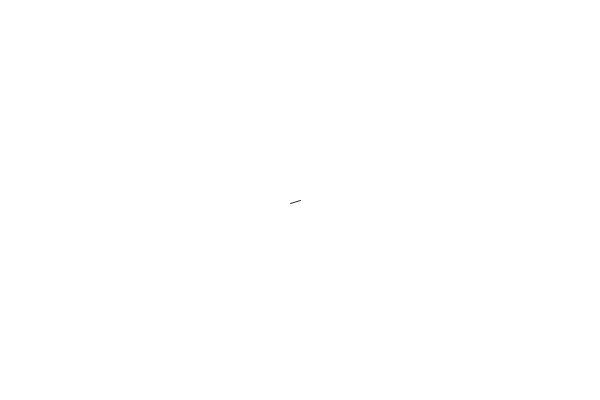
Frame 1 (no input)
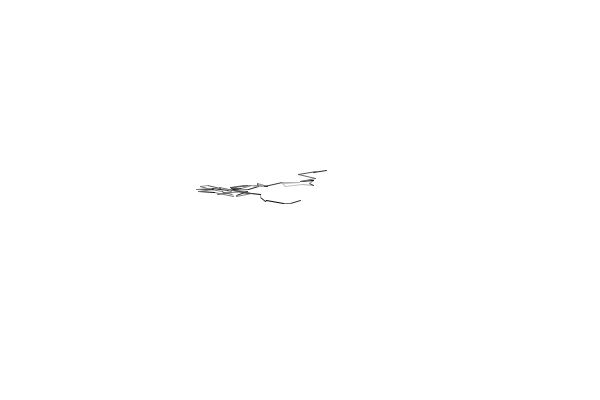
Frame 60 (the mouse pressed at the canvas centre just before this capture)
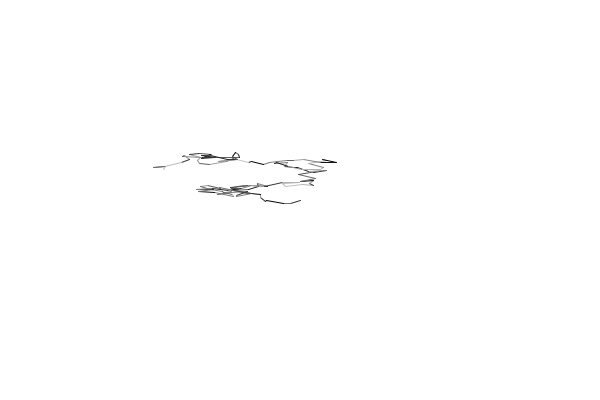
Frame 120 (the mouse held since frame 60 and released just before this capture)

The Processing sketch that drew these frames (run headless with seeded random() and noise(); from frame 60 on, the mouse is pressed at the canvas centre):

// Processing sketch: nature_of_code_walker_vector
// ── nature_of_code_walker_vector.pde


class PVector {
  float x;
  float y;
  PVector(float x_, float y_) {
    x = x_;
    y = y_;
  }
  
  void add(PVector v) {
    x = x + v.x;
    y = y + v.y;
  }
  void sub(PVector v) {
    x = x - v.x;
    y = y - v.y;
  }
  void mult(float n) {
    x = x * n;
    y = y * n;
  }
  void div(float n) {
    x = x / n;
    y = y / n;
  }
  float mag() {
    return sqrt(x*x + y*y);
  }
  void normalize(){
    float m = mag();
    if (m != 0) {
      div(m);
    }
  }
}



class Walker {
  PVector last;
  PVector location;
  int x, y;
  Walker() {
    x = width/2;
    y = height/2;
    location = new PVector( width/2, height/2);
    last = new PVector( width/2, height/2);
  }
  void display() {
    stroke(0); // set stroke color to black
    int x = int(location.x);
    int y = int(location.y);
    //stroke(125);
    stroke(random(0,200));
    line(last.x ,last.y , location.x,location.y);
    //point(x,y);
    println (last.x);
    
    println(location.x);
  }
 void update () {
   int chance = int(random(4));
   PVector newloc = new PVector(random(-20,20),random(-4,4));
   last.x = location.x;
   last.y = location.y;
   location.add(newloc);
   
 //x += random(-1,1) * 1;
 //y += random(-1,1) * 1;
 } 
}

Walker w;

void setup() {
  background(255,255,255);
  size(600,400); 
  w = new Walker();
  smooth();
  frameRate(120);
}
void draw() {
  w.update();
  w.display();  
}
